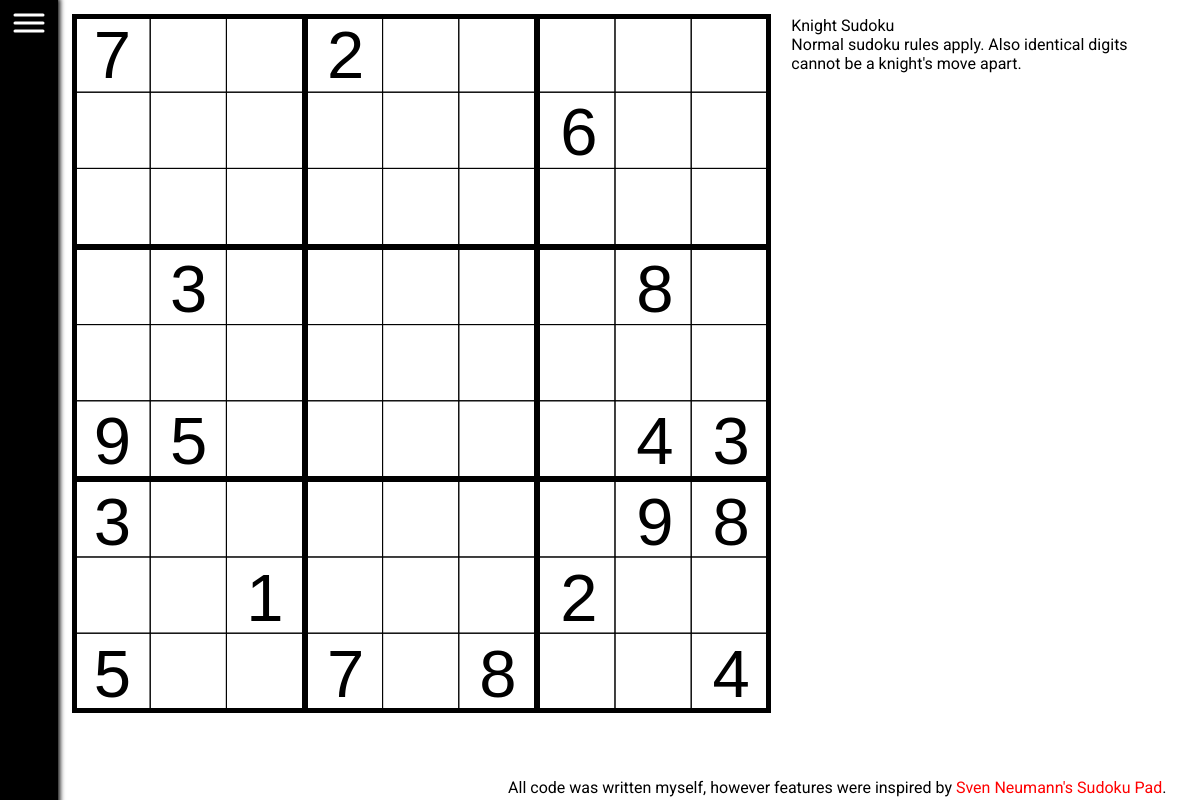
The app's page /sudoku/9/knight-sudoku with its own data.
### blog_site/models.py (models this page shows, shortened)
class Sudoku(models.Model):
    title = models.CharField(max_length=50, verbose_name='Sudoku Title')
    slug = models.SlugField(max_length=100, verbose_name='Slug Title', null=True, blank=True)
    ruleset = models.CharField(max_length=500, verbose_name='Sudoku Ruleset')
    board = models.CharField(max_length=500, verbose_name='Sudoku Board')
    html = models.CharField(max_length=300, verbose_name='HTML to load')
    keywords = models.ManyToManyField('Keyword')
    type = models.ManyToManyField('Type')
    post_date = models.DateTimeField(auto_now_add=True)
    last_edited = models.DateTimeField(auto_now=True)
    class Meta:
        verbose_name_plural = 'Sudoku Puzzles'

### blog_site/views.py (the view)
# urls.py: path('sudoku/<id>/<slug>', views.single_sudoku, name = "single_sudoku"),
def single_sudoku(request, id, slug):
    q = Sudoku.objects.filter(id = id)
    if q.exists():
        q = q.first()
    else:
        raise Http404('Sudoku does not exist')
    context = {
        "q": q,
    }
    return render(request, 'blog_site/base_sudoku.html', context)

### blog_site/templates/blog_site/base_sudoku.html (shortened to what this page needs)
{% extends 'blog_site/base.html' %} {% load static %} {% block head %}
<link rel="stylesheet" href="{% static 'blog_site/css/sudoku.css' %}"> {% endblock %} {% block content %}
<div class="play-board">
    <div class="sudoku-sidebar">
        <p class="sudoku-title">{{q.title}}</p>
        <p class="sudoku-rules">{{q.ruleset}}</p>
    </div>
</div>
<footer class="copyright">
    <p class="copyright-text">All code was written myself, however features were inspired by <a href="https://app.crackingthecryptic.com" target="_blank">Sven Neumann's Sudoku Pad</a>.</p>
</footer>
{% endblock %}

### ResumeSite/static/blog_site/css/base.css (style rules this page uses)
:root { --clr-bg: hsl(0, 0%, 100%); --clr-sidebar: hsl(0, 0%, 0%); --clr-overlay: hsl(0 0% 0% / 0.6); --clr-main-1: hsl(199, 85%, 56%); --clr-text-white: hsl(0, 0%, 100%); --clr-text-light: hsl(199, 85%, 70%); }
* { margin: 0; }
a, a:hover, a:active, a:visited { text-decoration: none; color: inherit; }
body { font-family: 'Roboto', 'Merriweather', Arial, sans-serif; display: flex; overflow: hidden; height: 100vh; }

### ResumeSite/static/blog_site/css/sudoku.css (style rules this page uses)
:root { --clr-select: hsl(177, 50%, 50%); }
body { -webkit-touch-callout: none; -webkit-user-select: none; -khtml-user-select: none; -moz-user-select: none; -ms-user-select: none; user-select: none; }
.play-board { width: 90vw; height: 90vh; margin: 1rem; display: flex; gap: 2rem; }
.copyright { position: absolute; bottom: 0.2em; right: 0.2em; }
.copyright a, .copyright a:active, .copyright a:visited, .copyright a:hover { color: red; text-decoration: none; }

### records on screen
Sudoku: title "Knight Sudoku", ruleset "Normal sudoku rules apply. Also identical digits cannot be a knight's move apart."
